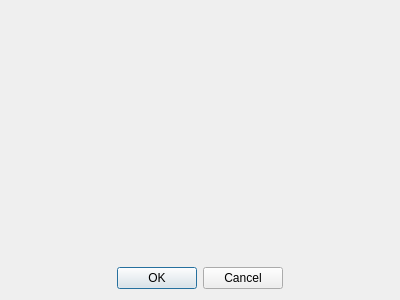
<?xml version="1.0" encoding="UTF-8"?>
<ui version="4.0">
 <class>CallDialog</class>
 <widget class="QDialog" name="CallDialog">
  <property name="geometry">
   <rect>
    <x>0</x>
    <y>0</y>
    <width>400</width>
    <height>300</height>
   </rect>
  </property>
  <property name="windowTitle">
   <string>Dialog</string>
  </property>
  <layout class="QVBoxLayout" name="verticalLayout">
   <item>
    <spacer name="verticalSpacer">
     <property name="orientation">
      <enum>Qt::Vertical</enum>
     </property>
     <property name="sizeHint" stdset="0">
      <size>
       <width>20</width>
       <height>245</height>
      </size>
     </property>
    </spacer>
   </item>
   <item>
    <layout class="QHBoxLayout" name="horizontalLayout">
     <item>
      <spacer name="horizontalSpacer_2">
       <property name="orientation">
        <enum>Qt::Horizontal</enum>
       </property>
       <property name="sizeHint" stdset="0">
        <size>
         <width>40</width>
         <height>20</height>
        </size>
       </property>
      </spacer>
     </item>
     <item>
      <widget class="QDialogButtonBox" name="buttonBox">
       <property name="orientation">
        <enum>Qt::Horizontal</enum>
       </property>
       <property name="standardButtons">
        <set>QDialogButtonBox::Cancel|QDialogButtonBox::Ok</set>
       </property>
      </widget>
     </item>
     <item>
      <spacer name="horizontalSpacer">
       <property name="orientation">
        <enum>Qt::Horizontal</enum>
       </property>
       <property name="sizeHint" stdset="0">
        <size>
         <width>40</width>
         <height>20</height>
        </size>
       </property>
      </spacer>
     </item>
    </layout>
   </item>
  </layout>
 </widget>
 <resources/>
 <connections>
  <connection>
   <sender>buttonBox</sender>
   <signal>accepted()</signal>
   <receiver>CallDialog</receiver>
   <slot>accept()</slot>
   <hints>
    <hint type="sourcelabel">
     <x>248</x>
     <y>254</y>
    </hint>
    <hint type="destinationlabel">
     <x>157</x>
     <y>274</y>
    </hint>
   </hints>
  </connection>
  <connection>
   <sender>buttonBox</sender>
   <signal>rejected()</signal>
   <receiver>CallDialog</receiver>
   <slot>reject()</slot>
   <hints>
    <hint type="sourcelabel">
     <x>316</x>
     <y>260</y>
    </hint>
    <hint type="destinationlabel">
     <x>286</x>
     <y>274</y>
    </hint>
   </hints>
  </connection>
 </connections>
</ui>
